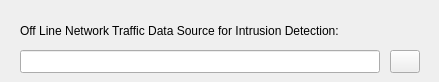
   <widget class="QWidget" name="widget">
    <property name="name" stdset="0">
     <cstring>tab</cstring>
    </property>
    <attribute name="title">
     <string>OffLine IDS Data</string>
    </attribute>
    <widget class="QLabel" name="label">
     <property name="geometry">
      <rect>
       <x>20</x>
       <y>20</y>
       <width>410</width>
       <height>21</height>
      </rect>
     </property>
     <property name="text">
      <string>Off Line Network Traffic Data Source for Intrusion Detection:</string>
     </property>
     <property name="name" stdset="0">
      <cstring>lblApplyFile</cstring>
     </property>
    </widget>
    <widget class="QToolButton" name="toolButton">
     <property name="geometry">
      <rect>
       <x>390</x>
       <y>50</y>
       <width>30</width>
       <height>23</height>
      </rect>
     </property>
     <property name="focusPolicy">
      <enum>Qt::TabFocus</enum>
     </property>
     <property name="text">
      <string/>
     </property>
     <property name="name" stdset="0">
      <cstring>btmOpenApplyFile</cstring>
     </property>
     <property name="iconSet" stdset="0">
      <iconset>
       <normaloff>FileOpen_Small.png</normaloff>FileOpen_Small.png</iconset>
     </property>
    </widget>
    <widget class="QLineEdit" name="lineEdit">
     <property name="geometry">
      <rect>
       <x>20</x>
       <y>50</y>
       <width>360</width>
       <height>23</height>
      </rect>
     </property>
     <property name="palette">
      <palette>
       <active>
        <colorrole role="WindowText">
         <brush brushstyle="SolidPattern">
          <color alpha="255">
           <red>0</red>
           <green>0</green>
           <blue>0</blue>
          </color>
         </brush>
        </colorrole>
        <colorrole role="Button">
         <brush brushstyle="SolidPattern">
          <color alpha="255">
           <red>0</red>
           <green>0</green>
           <blue>0</blue>
          </color>
         </brush>
        </colorrole>
        <colorrole role="Light">
         <brush brushstyle="SolidPattern">
          <color alpha="255">
           <red>0</red>
           <green>0</green>
           <blue>0</blue>
          </color>
         </brush>
        </colorrole>
        <colorrole role="Midlight">
         <brush brushstyle="SolidPattern">
          <color alpha="255">
           <red>0</red>
           <green>0</green>
           <blue>0</blue>
          </color>
         </brush>
        </colorrole>
        <colorrole role="Dark">
         <brush brushstyle="SolidPattern">
          <color alpha="255">
           <red>0</red>
           <green>0</green>
           <blue>0</blue>
          </color>
         </brush>
        </colorrole>
        <colorrole role="Mid">
         <brush brushstyle="SolidPattern">
          <color alpha="255">
           <red>0</red>
           <green>0</green>
           <blue>0</blue>
          </color>
         </brush>
        </colorrole>
        <colorrole role="Text">
         <brush brushstyle="SolidPattern">
          <color alpha="255">
           <red>0</red>
           <green>0</green>
           <blue>0</blue>
          </color>
         </brush>
        </colorrole>
        <colorrole role="BrightText">
         <brush brushstyle="SolidPattern">
          <color alpha="255">
           <red>255</red>
           <green>255</green>
           <blue>255</blue>
          </color>
         </brush>
        </colorrole>
        <colorrole role="ButtonText">
         <brush brushstyle="SolidPattern">
          <color alpha="255">
           <red>0</red>
           <green>0</green>
           <blue>0</blue>
          </color>
         </brush>
        </colorrole>
        <colorrole role="Base">
         <brush brushstyle="SolidPattern">
          <color alpha="255">
           <red>255</red>
           <green>255</green>
           <blue>255</blue>
          </color>
         </brush>
        </colorrole>
        <colorrole role="Window">
         <brush brushstyle="SolidPattern">
          <color alpha="255">
           <red>241</red>
           <green>241</green>
           <blue>241</blue>
          </color>
         </brush>
        </colorrole>
        <colorrole role="Shadow">
         <brush brushstyle="SolidPattern">
          <color alpha="255">
           <red>0</red>
           <green>0</green>
           <blue>0</blue>
          </color>
         </brush>
        </colorrole>
        <colorrole role="Highlight">
         <brush brushstyle="SolidPattern">
          <color alpha="255">
           <red>0</red>
           <green>0</green>
           <blue>128</blue>
          </color>
         </brush>
        </colorrole>
        <colorrole role="HighlightedText">
         <brush brushstyle="SolidPattern">
          <color alpha="255">
           <red>255</red>
           <green>255</green>
           <blue>255</blue>
          </color>
         </brush>
        </colorrole>
        <colorrole role="Link">
         <brush brushstyle="SolidPattern">
          <color alpha="255">
           <red>0</red>
           <green>0</green>
           <blue>0</blue>
          </color>
         </brush>
        </colorrole>
        <colorrole role="LinkVisited">
         <brush brushstyle="SolidPattern">
          <color alpha="255">
           <red>0</red>
           <green>0</green>
           <blue>0</blue>
          </color>
         </brush>
        </colorrole>
       </active>
       <inactive>
        <colorrole role="WindowText">
         <brush brushstyle="SolidPattern">
          <color alpha="255">
           <red>0</red>
           <green>0</green>
           <blue>0</blue>
          </color>
         </brush>
        </colorrole>
        <colorrole role="Button">
         <brush brushstyle="SolidPattern">
          <color alpha="255">
           <red>0</red>
           <green>0</green>
           <blue>0</blue>
          </color>
         </brush>
        </colorrole>
        <colorrole role="Light">
         <brush brushstyle="SolidPattern">
          <color alpha="255">
           <red>0</red>
           <green>0</green>
           <blue>0</blue>
          </color>
         </brush>
        </colorrole>
        <colorrole role="Midlight">
         <brush brushstyle="SolidPattern">
          <color alpha="255">
           <red>0</red>
           <green>0</green>
           <blue>0</blue>
          </color>
         </brush>
        </colorrole>
        <colorrole role="Dark">
         <brush brushstyle="SolidPattern">
          <color alpha="255">
           <red>0</red>
           <green>0</green>
           <blue>0</blue>
          </color>
         </brush>
        </colorrole>
        <colorrole role="Mid">
         <brush brushstyle="SolidPattern">
          <color alpha="255">
           <red>0</red>
           <green>0</green>
           <blue>0</blue>
          </color>
         </brush>
        </colorrole>
        <colorrole role="Text">
         <brush brushstyle="SolidPattern">
          <color alpha="255">
           <red>0</red>
           <green>0</green>
           <blue>0</blue>
          </color>
         </brush>
        </colorrole>
        <colorrole role="BrightText">
         <brush brushstyle="SolidPattern">
          <color alpha="255">
           <red>255</red>
           <green>255</green>
           <blue>255</blue>
          </color>
         </brush>
        </colorrole>
        <colorrole role="ButtonText">
         <brush brushstyle="SolidPattern">
          <color alpha="255">
           <red>0</red>
           <green>0</green>
           <blue>0</blue>
          </color>
         </brush>
        </colorrole>
        <colorrole role="Base">
         <brush brushstyle="SolidPattern">
          <color alpha="255">
           <red>255</red>
           <green>255</green>
           <blue>255</blue>
          </color>
         </brush>
        </colorrole>
        <colorrole role="Window">
         <brush brushstyle="SolidPattern">
          <color alpha="255">
           <red>241</red>
           <green>241</green>
           <blue>241</blue>
          </color>
         </brush>
        </colorrole>
        <colorrole role="Shadow">
         <brush brushstyle="SolidPattern">
          <color alpha="255">
           <red>0</red>
           <green>0</green>
           <blue>0</blue>
          </color>
         </brush>
        </colorrole>
        <colorrole role="Highlight">
         <brush brushstyle="SolidPattern">
          <color alpha="255">
           <red>0</red>
           <green>0</green>
           <blue>128</blue>
          </color>
         </brush>
        </colorrole>
        <colorrole role="HighlightedText">
         <brush brushstyle="SolidPattern">
          <color alpha="255">
           <red>255</red>
           <green>255</green>
           <blue>255</blue>
          </color>
         </brush>
        </colorrole>
        <colorrole role="Link">
         <brush brushstyle="SolidPattern">
          <color alpha="255">
           <red>0</red>
           <green>0</green>
           <blue>192</blue>
          </color>
         </brush>
        </colorrole>
        <colorrole role="LinkVisited">
         <brush brushstyle="SolidPattern">
          <color alpha="255">
           <red>128</red>
           <green>0</green>
           <blue>128</blue>
          </color>
         </brush>
        </colorrole>
       </inactive>
       <disabled>
        <colorrole role="WindowText">
         <brush brushstyle="SolidPattern">
          <color alpha="255">
           <red>128</red>
           <green>128</green>
           <blue>128</blue>
          </color>
         </brush>
        </colorrole>
        <colorrole role="Button">
         <brush brushstyle="SolidPattern">
          <color alpha="255">
           <red>0</red>
           <green>0</green>
           <blue>0</blue>
          </color>
         </brush>
        </colorrole>
        <colorrole role="Light">
         <brush brushstyle="SolidPattern">
          <color alpha="255">
           <red>0</red>
           <green>0</green>
           <blue>0</blue>
          </color>
         </brush>
        </colorrole>
        <colorrole role="Midlight">
         <brush brushstyle="SolidPattern">
          <color alpha="255">
           <red>0</red>
           <green>0</green>
           <blue>0</blue>
          </color>
         </brush>
        </colorrole>
        <colorrole role="Dark">
         <brush brushstyle="SolidPattern">
          <color alpha="255">
           <red>0</red>
           <green>0</green>
           <blue>0</blue>
          </color>
         </brush>
        </colorrole>
        <colorrole role="Mid">
         <brush brushstyle="SolidPattern">
          <color alpha="255">
           <red>0</red>
           <green>0</green>
           <blue>0</blue>
          </color>
         </brush>
        </colorrole>
        <colorrole role="Text">
         <brush brushstyle="SolidPattern">
          <color alpha="255">
           <red>128</red>
           <green>128</green>
           <blue>128</blue>
          </color>
         </brush>
        </colorrole>
        <colorrole role="BrightText">
         <brush brushstyle="SolidPattern">
          <color alpha="255">
           <red>255</red>
           <green>255</green>
           <blue>255</blue>
          </color>
         </brush>
        </colorrole>
        <colorrole role="ButtonText">
         <brush brushstyle="SolidPattern">
          <color alpha="255">
           <red>128</red>
           <green>128</green>
           <blue>128</blue>
          </color>
         </brush>
        </colorrole>
        <colorrole role="Base">
         <brush brushstyle="SolidPattern">
          <color alpha="255">
           <red>255</red>
           <green>255</green>
           <blue>255</blue>
          </color>
         </brush>
        </colorrole>
        <colorrole role="Window">
         <brush brushstyle="SolidPattern">
          <color alpha="255">
           <red>241</red>
           <green>241</green>
           <blue>241</blue>
          </color>
         </brush>
        </colorrole>
        <colorrole role="Shadow">
         <brush brushstyle="SolidPattern">
          <color alpha="255">
           <red>0</red>
           <green>0</green>
           <blue>0</blue>
          </color>
         </brush>
        </colorrole>
        <colorrole role="Highlight">
         <brush brushstyle="SolidPattern">
          <color alpha="255">
           <red>0</red>
           <green>0</green>
           <blue>128</blue>
          </color>
         </brush>
        </colorrole>
        <colorrole role="HighlightedText">
         <brush brushstyle="SolidPattern">
          <color alpha="255">
           <red>255</red>
           <green>255</green>
           <blue>255</blue>
          </color>
         </brush>
        </colorrole>
        <colorrole role="Link">
         <brush brushstyle="SolidPattern">
          <color alpha="255">
           <red>0</red>
           <green>0</green>
           <blue>192</blue>
          </color>
         </brush>
        </colorrole>
        <colorrole role="LinkVisited">
         <brush brushstyle="SolidPattern">
          <color alpha="255">
           <red>128</red>
           <green>0</green>
           <blue>128</blue>
          </color>
         </brush>
        </colorrole>
       </disabled>
      </palette>
     </property>
     <property name="name" stdset="0">
      <cstring>txtApplyFile</cstring>
     </property>
    </widget>
   </widget>
